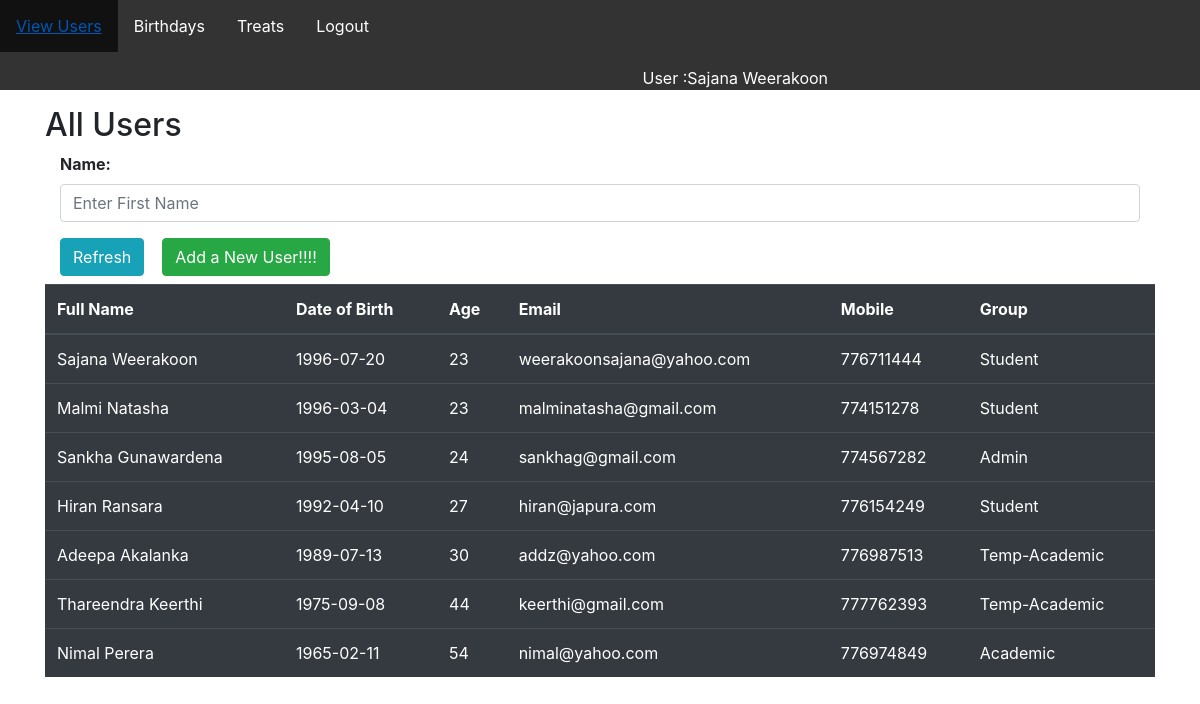
The page /viewuser.php (signed in) on the database its author committed.
### tables this page shows
CREATE TABLE IF NOT EXISTS `userdetails` (
  `user_id` int(50) NOT NULL AUTO_INCREMENT,
  `fname` varchar(50) NOT NULL,
  `lname` varchar(50) NOT NULL,
  `pname` varchar(50) NOT NULL,
  `DOB` date NOT NULL,
  `oemail` varchar(50) DEFAULT NULL,
  `pemail` varchar(50) NOT NULL,
  `mobile` int(10) NOT NULL,
  `facebook` varchar(50) DEFAULT NULL,
  `designation` varchar(50) DEFAULT NULL,
  `category` varchar(50) NOT NULL,
  `NIC` varchar(50) NOT NULL,
  `indexNO` varchar(50) DEFAULT NULL,
  `food` varchar(50) NOT NULL,
  `note` varchar(250) DEFAULT NULL,
  PRIMARY KEY (`user_id`)
);

### viewuser.php (the view, shortened to what this page needs)
<?php
$con = mysqli_connect('localhost', 'root', '', 'birthday');
$query = "SELECT * FROM userdetails ORDER BY `userdetails`.`DOB` DESC";
$result = mysqli_query($con, $query);
?>
<!DOCTYPE html>
<html lang="en">
<head>
    <link rel="stylesheet" href="https://stackpath.bootstrapcdn.com/bootstrap/4.3.1/css/bootstrap.min.css"
>
</head>
<body>
<?php
  require_once("navbar.php");
  ?>
    <div class="container" id="alluser" >
        <h2>All Users</h2>
        <?php
    require_once("searchuser.php");
    ?>
        <table class="table table-dark table-hover" id="viewUserTbl">
            <thead>
                <tr>
                    <th>Full Name</th>
                    <th>Date of Birth</th>
                    <th>Age</th>
                    <th>Email</th>
                    <th>Mobile</th>
                    <th>Group</th>
                </tr>
            </thead>
            <tbody>
                <?php
                while($row = mysqli_fetch_assoc($result)){
                    $birthDate = $row['DOB'];
                     $birthDate = explode("-", $birthDate);
                    $age = (date("md", date("U", mktime(0, 0, 0, $birthDate[2], $birthDate[1], $birthDate[0]))) > date("md")
                            ? ((date("Y") - $birthDate[0]) - 0)
                                : (date("Y") - $birthDate[0]));
                echo"<tr>
                    <td style='display:none'>".$row['user_id']."</td>
                    <td>".$row['fname']." ".$row['lname']."</td>
                    <td>".$row['DOB']."</td>
                    <td>".$age."</td>
                    <td>".$row['pemail']."</td>
                    <td>".$row['mobile']."</td>
                    <td>".$row['category']."</td>
                    </tr>";
                }
                ?>
            </tbody>
        </table>
    </div>
</body>
</html>

### rows shown on the page
userdetails: fname "Sajana", lname "Weerakoon", DOB "1996-07-20", DOB "23", pemail "weerakoonsajana@yahoo.com", mobile "776711444", category "Student"
userdetails: fname "Malmi", lname "Natasha", DOB "1996-03-04", DOB "23", pemail "malminatasha@gmail.com", mobile "774151278", category "Student"
userdetails: fname "Sankha", lname "Gunawardena", DOB "1995-08-05", DOB "24", pemail "sankhag@gmail.com", mobile "774567282", category "Admin"
userdetails: fname "Hiran", lname "Ransara", DOB "1992-04-10", DOB "27", pemail "hiran@japura.com", mobile "776154249", category "Student"
userdetails: fname "Adeepa", lname "Akalanka", DOB "1989-07-13", DOB "30", pemail "addz@yahoo.com", mobile "776987513", category "Temp-Academic"
userdetails: fname "Thareendra", lname "Keerthi", DOB "1975-09-08", DOB "44", pemail "keerthi@gmail.com", mobile "777762393", category "Temp-Academic"
userdetails: fname "Nimal", lname "Perera", DOB "1965-02-11", DOB "54", pemail "nimal@yahoo.com", mobile "776974849", category "Academic"

### other values the page prints
$user "Sajana Weerakoon"
